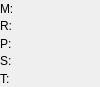
<?xml version="1.0" encoding="UTF-8"?>
<ui version="4.0">
 <class>AlicaWidget</class>
 <widget class="QFrame" name="AlicaWidget">
  <property name="enabled">
   <bool>true</bool>
  </property>
  <property name="geometry">
   <rect>
    <x>0</x>
    <y>0</y>
    <width>100</width>
    <height>87</height>
   </rect>
  </property>
  <property name="sizePolicy">
   <sizepolicy hsizetype="Minimum" vsizetype="Minimum">
    <horstretch>0</horstretch>
    <verstretch>0</verstretch>
   </sizepolicy>
  </property>
  <property name="minimumSize">
   <size>
    <width>100</width>
    <height>50</height>
   </size>
  </property>
  <property name="maximumSize">
   <size>
    <width>100</width>
    <height>87</height>
   </size>
  </property>
  <property name="windowTitle">
   <string>Alica Client</string>
  </property>
  <property name="locale">
   <locale language="English" country="UnitedKingdom"/>
  </property>
  <property name="frameShape">
   <enum>QFrame::Box</enum>
  </property>
  <property name="lineWidth">
   <number>0</number>
  </property>
  <layout class="QHBoxLayout" name="horizontalLayout">
   <property name="spacing">
    <number>0</number>
   </property>
   <property name="sizeConstraint">
    <enum>QLayout::SetMinimumSize</enum>
   </property>
   <property name="leftMargin">
    <number>0</number>
   </property>
   <property name="topMargin">
    <number>0</number>
   </property>
   <property name="rightMargin">
    <number>0</number>
   </property>
   <property name="bottomMargin">
    <number>0</number>
   </property>
   <item>
    <layout class="QVBoxLayout" name="verticalLblLayout">
     <property name="spacing">
      <number>0</number>
     </property>
     <property name="sizeConstraint">
      <enum>QLayout::SetMinimumSize</enum>
     </property>
     <item>
      <widget class="QLabel" name="masterPlanLbl">
       <property name="sizePolicy">
        <sizepolicy hsizetype="Minimum" vsizetype="Minimum">
         <horstretch>0</horstretch>
         <verstretch>0</verstretch>
        </sizepolicy>
       </property>
       <property name="maximumSize">
        <size>
         <width>20</width>
         <height>18</height>
        </size>
       </property>
       <property name="lineWidth">
        <number>0</number>
       </property>
       <property name="text">
        <string>M:</string>
       </property>
      </widget>
     </item>
     <item>
      <widget class="QLabel" name="roleLbl">
       <property name="maximumSize">
        <size>
         <width>20</width>
         <height>18</height>
        </size>
       </property>
       <property name="lineWidth">
        <number>0</number>
       </property>
       <property name="text">
        <string>R:</string>
       </property>
      </widget>
     </item>
     <item>
      <widget class="QLabel" name="planLbl">
       <property name="maximumSize">
        <size>
         <width>20</width>
         <height>18</height>
        </size>
       </property>
       <property name="lineWidth">
        <number>0</number>
       </property>
       <property name="text">
        <string>P:</string>
       </property>
      </widget>
     </item>
     <item>
      <widget class="QLabel" name="stateLbl">
       <property name="maximumSize">
        <size>
         <width>20</width>
         <height>18</height>
        </size>
       </property>
       <property name="lineWidth">
        <number>0</number>
       </property>
       <property name="text">
        <string>S:</string>
       </property>
      </widget>
     </item>
     <item>
      <widget class="QLabel" name="taskLbl">
       <property name="maximumSize">
        <size>
         <width>20</width>
         <height>18</height>
        </size>
       </property>
       <property name="lineWidth">
        <number>0</number>
       </property>
       <property name="text">
        <string>T:</string>
       </property>
      </widget>
     </item>
    </layout>
   </item>
   <item>
    <layout class="QVBoxLayout" name="verticalValLayout">
     <property name="spacing">
      <number>0</number>
     </property>
     <property name="sizeConstraint">
      <enum>QLayout::SetDefaultConstraint</enum>
     </property>
     <item>
      <widget class="QLabel" name="masterPlanVal">
       <property name="maximumSize">
        <size>
         <width>16777215</width>
         <height>18</height>
        </size>
       </property>
       <property name="toolTip">
        <string>&lt;html&gt;&lt;head/&gt;&lt;body&gt;&lt;p&gt;Current Masterplan&lt;/p&gt;&lt;/body&gt;&lt;/html&gt;</string>
       </property>
       <property name="text">
        <string/>
       </property>
      </widget>
     </item>
     <item>
      <widget class="QLabel" name="roleVal">
       <property name="maximumSize">
        <size>
         <width>16777215</width>
         <height>18</height>
        </size>
       </property>
       <property name="toolTip">
        <string>&lt;html&gt;&lt;head/&gt;&lt;body&gt;&lt;p&gt;Current Role&lt;/p&gt;&lt;/body&gt;&lt;/html&gt;</string>
       </property>
       <property name="text">
        <string/>
       </property>
      </widget>
     </item>
     <item>
      <widget class="QLabel" name="planVal">
       <property name="maximumSize">
        <size>
         <width>16777215</width>
         <height>18</height>
        </size>
       </property>
       <property name="toolTip">
        <string>&lt;html&gt;&lt;head/&gt;&lt;body&gt;&lt;p&gt;Current Plan&lt;/p&gt;&lt;/body&gt;&lt;/html&gt;</string>
       </property>
       <property name="text">
        <string/>
       </property>
      </widget>
     </item>
     <item>
      <widget class="QLabel" name="stateVal">
       <property name="maximumSize">
        <size>
         <width>16777215</width>
         <height>18</height>
        </size>
       </property>
       <property name="toolTip">
        <string>&lt;html&gt;&lt;head/&gt;&lt;body&gt;&lt;p&gt;Deepest State in Plan&lt;/p&gt;&lt;/body&gt;&lt;/html&gt;</string>
       </property>
       <property name="text">
        <string/>
       </property>
      </widget>
     </item>
     <item>
      <widget class="QLabel" name="taskVal">
       <property name="maximumSize">
        <size>
         <width>16777215</width>
         <height>18</height>
        </size>
       </property>
       <property name="toolTip">
        <string>&lt;html&gt;&lt;head/&gt;&lt;body&gt;&lt;p&gt;Task of deepest State&lt;/p&gt;&lt;/body&gt;&lt;/html&gt;</string>
       </property>
       <property name="lineWidth">
        <number>0</number>
       </property>
       <property name="text">
        <string/>
       </property>
      </widget>
     </item>
    </layout>
   </item>
  </layout>
 </widget>
 <layoutdefault spacing="0" margin="0"/>
 <resources/>
 <connections/>
</ui>
